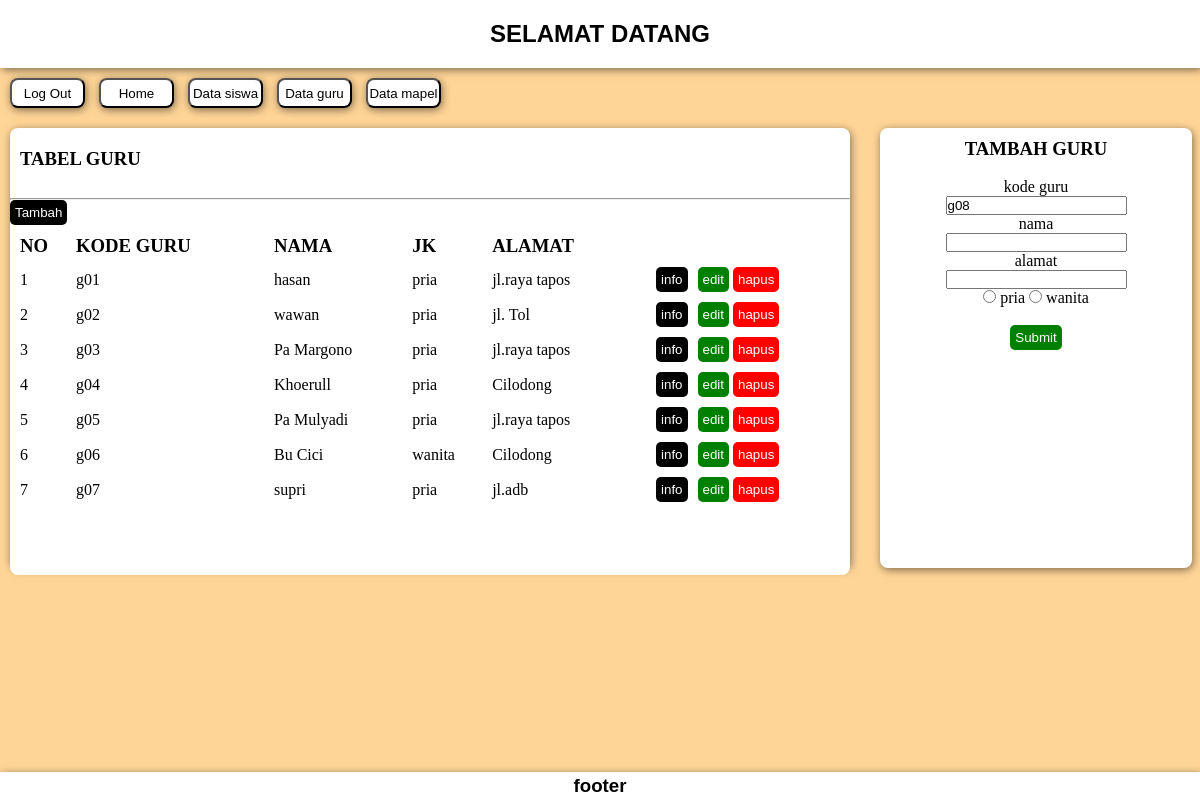
Screenshot of /admin/tambah_guru.php with the database file from the repository.
### tables this page shows
CREATE TABLE `tb_guru` (
  `kode_guru` varchar(5) NOT NULL,
  `nama_guru` text NOT NULL,
  `jk` varchar(50) NOT NULL,
  `alamat` varchar(50) NOT NULL
);

### admin/tambah_guru.php (the view, shortened to what this page needs)
<?php
 include "koneksi.php";
?>
<!DOCTYPE html>
<html>
<head>
	<link rel="stylesheet" type="text/css" href="css/style.css">
</head>
<body>
<nav>
	<h1>SELAMAT DATANG</h1>
</nav>
<a href="../index.php"><input type="button" value="Log Out" class="cardnav"></a>
<a href="home.php"><input type="button" value="Home" class="cardnav"></a>
<a href="data_siswa.php"><input type="button" value="Data siswa" class="cardnav"></a>
<a href="data_guru.php"><input type="button" value="Data guru" class="cardnav"></a>
<a href="data_mapel.php"><input type="button" value="Data mapel" class="cardnav"></a>
<div class="formcard">
	<div class="formcard3">
		<div class="formtop">
			<h3>TABEL GURU</h3>
		</div> <hr>
		<a href="tambah_guru.php"><input type="button" value="Tambah" class="button2"></a>
		<div class="div-tabel">
		<table class="tabel" cellspacing="10">
			<tr align="left">
				<th><h3>NO</h3></th>
				<th><h3>KODE GURU</h3></th>
				<th><h3>NAMA</h3></th>
				<th><h3>JK</h3></th>
				<th><h3>ALAMAT</h3></th>
				<th><h3></h3></th>
			</tr>
<?php
 $no=1;
 $sql="SELECT * FROM tb_guru";
 $query=mysqli_query($db_link, $sql);
 while ($data = mysqli_fetch_array($query))
 {
?>
		<tr>
			<td><?php echo $no ;?></td>
			<td><?php echo "$data[kode_guru]" ;?></td>
			<td><?php echo "$data[nama_guru]" ;?></td>
			<td><?php echo "$data[jk]" ;?></td>
			<td><?php echo "$data[alamat]" ;?></td>
			<td align="right"><a href="info_guru.php?kode_guru=<?php echo $data['kode_guru'];?>"><input type="button" value="info" class="button2"></a></td>
			<td>
			<a href="edit_guru.php?kode_guru=<?php echo $data['kode_guru'];?>"><input type="button" value="edit" class="button1"></a>
			<a href="hapus_guru.php?kode_guru=<?php echo $data['kode_guru'];?>"><input type="button" value="hapus" class="button"></a>
			</td>
			<?php $no++;
		}
		?>
		</tr>
	</table>
	</div>
	</div>
<?php
$carikode = mysqli_query($db_link, "select max(kode_guru) from tb_guru") or die (mysqli_error);
$datakode = mysqli_fetch_array($carikode);
if($datakode) {
	$nilaikode = substr($datakode[0], 1);
	$kode = (int) $nilaikode;
	$kode = $kode + 1;
	$hasilkode = "g".str_pad($kode, 2, "0", STR_PAD_LEFT);
} else {
	$hasilkode = "g01";
}
?>
	<div class="formcard4">
	<h3 align="center">TAMBAH GURU</h3> <br>
	<form action="aksitambah_guru.php" method="POST">
		<label>kode guru</label><br>
		<input type="text" name="kode_guru" value="<?php echo $hasilkode; ?>" readonly><br>
		<label>nama</label><br>
		<input type="text" name="nama_guru"><br>
		<label>alamat</label><br>
		<input type="text" name="alamat"><br>
		<input type="radio" name="jk" value="pria"> pria
		<input type="radio" name="jk" value="wanita"> wanita<br> <br>
		<input type="submit" name="submit" class="submit">
	</form>
</div>
</div>
</body>
<footer>
	<h3>footer</h3>
</footer>
</html>

### admin/css/style.css (style rules this page uses)
* { margin: 0px; padding: 0px; }
nav { padding-top: 20px; padding-bottom: 20px; text-align: center; font-family: sans-serif; box-shadow: 2px 2px 8px rgba(0, 0, 0, 0.5); background-color: rgb(255, 255, 255); }
body { background-color: rgba(255, 194, 102, 0.678); }
footer { padding-top: 3px; padding-bottom: 3px; text-align: center; font-family: sans-serif; box-shadow: 2px 2px 8px rgba(0, 0, 0, 0.5); background-color: white; width: 100%; bottom: 0; position: absolute; }
.tabel { width: 99%; }
.cardnav { border-radius: 8px; box-shadow: 1px 2px 8px rgba(0, 0, 0, 0.5); width: 75px; height: 30px; background-color: white; margin: 10px 0px 10px 10px; }
.formtop { box-shadow: 1px 2px rgba(0, 0, 0, 0); width: 70%; height: 50px; padding-top: 10px; margin-left: 10px; }
.formcard { height: 100%; width: 100%; padding-top: 10px; padding-bottom: 20px; display: flex; }
.div-tabel { border-radius: 8px; width: 100%; height: 350px; background-color: white; overflow: scroll; }
.formcard3 { border-radius: 8px; box-shadow: 1px 2px 8px rgba(0, 0, 0, 0.5); width: 70%; height: 430px; padding-top: 10px; margin-left: 10px; background-color: white; }
.formcard4 { border-radius: 8px; box-shadow: 1px 2px 8px rgba(0, 0, 0, 0.5); width: 26%; margin-left: 30px; height: 430px; padding-top: 10px; background-color: white; text-align: center; }
.button { color: white; background-color: red; border: 0; padding: 5px; border-radius: 5px; }
.button1 { color: white; background-color: green; border: 0; padding: 5px; border-radius: 5px; }
.button2 { color: white; background-color: black; border: 0; padding: 5px; border-radius: 5px; }
.submit { color: white; background-color: green; border: 0; padding: 5px; border-radius: 5px; }

### rows the page displays
tb_guru: kode_guru "g01", nama_guru "hasan", jk "pria", alamat "jl.raya tapos"
tb_guru: kode_guru "g02", nama_guru "wawan", jk "pria", alamat "jl. Tol"
tb_guru: kode_guru "g03", nama_guru "Pa Margono", jk "pria", alamat "jl.raya tapos"
tb_guru: kode_guru "g04", nama_guru "Khoerull", jk "pria", alamat "Cilodong"
tb_guru: kode_guru "g05", nama_guru "Pa Mulyadi", jk "pria", alamat "jl.raya tapos"
tb_guru: kode_guru "g06", nama_guru "Bu Cici", jk "wanita", alamat "Cilodong"
tb_guru: kode_guru "g07", nama_guru "supri", jk "pria", alamat "jl.adb"
